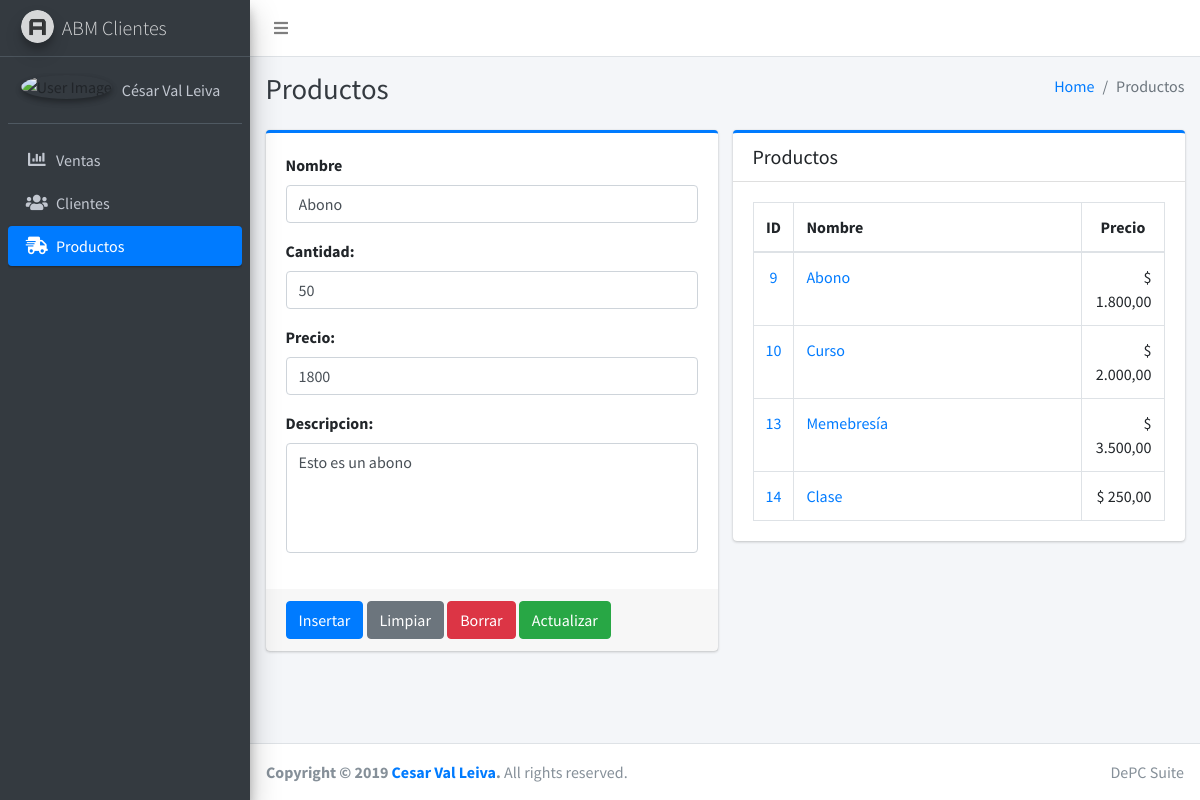
The page /productos.php?prod=9 on the database its author committed.
### tables this page shows
CREATE TABLE `productos` (
  `idproducto` int(11) NOT NULL,
  `nombre` varchar(50) NOT NULL,
  `precio` decimal(10,0) NOT NULL,
  `cantidad` int(10) NOT NULL,
  `descripcion` text NOT NULL
);

### entidades/producto.php (called while the page is built, shortened)
<?php
class Producto{
    public function __get($atributo) {
        return $this->$atributo;
    }
    public function obtenerTodos(){
        $aProducto = null;
        $mysqli = new mysqli(Constante::BBDD_HOST, Constante::BBDD_USUARIO, Constante::BBDD_CLAVE, Constante::BBDD_NOMBRE);
        $resultado = $mysqli->query("SELECT idproducto,
            nombre,
            cantidad,
            precio,
            descripcion
            FROM productos ORDER BY idproducto ASC");
        if($resultado){
            while ($fila = $resultado->fetch_assoc()) {
                $obj = new Producto();
                $obj->idProducto = $fila["idproducto"];
                $obj->nombre = $fila["nombre"];
                $obj->cantidad = $fila["cantidad"];
                $obj->precio = $fila["precio"];
                $obj->descripcion = $fila["descripcion"];
                $aProducto[] = $obj;
            }
            return $aProducto;
        }
    }
    public function obtenerPorId($idProducto){
        $mysqli = new mysqli(Constante::BBDD_HOST, Constante::BBDD_USUARIO, Constante::BBDD_CLAVE, Constante::BBDD_NOMBRE);
        $resultado = $mysqli->query("SELECT idproducto,
            nombre,
            cantidad,
            precio,
            descripcion
            FROM productos
            WHERE idproducto = $idProducto");
            if($resultado){
                $fila = $resultado->fetch_assoc();
                $this->nombre = $fila["nombre"];
                $this->cantidad = $fila["cantidad"];
                $this->precio = $fila["precio"];
                $this->descripcion = $fila["descripcion"];
                return true;
            }
    }
}
?>

### productos.php (the view, shortened to what this page needs)
<?php $page = "Productos";
include_once "entidades/producto.php";
$producto = new Producto();
$aProductos = $producto->obtenerTodos();
if (isset($_GET["prod"])) {
    $producto->obtenerPorId($_GET["prod"]);
}
?>
<!DOCTYPE html>
<html lang="en">
<head>
  <link rel="stylesheet" href="plugins/fontawesome-free/css/all.min.css">
  <link rel="stylesheet" href="dist/css/adminlte.min.css">
</head>
<body class="hold-transition sidebar-mini">
<div class="wrapper">
  <?php include_once "includes/menu.php"; ?>
  <div class="content-wrapper">
    <div class="content-header">
      <div class="container-fluid">
        <div class="row mb-2">
          <div class="col-sm-6">
            <h1 class="m-0 text-dark"><?php echo $page; ?></h1>
          </div>
          <div class="col-sm-6">
            <ol class="breadcrumb float-sm-right">
              <li class="breadcrumb-item"><a href="#">Home</a></li>
              <li class="breadcrumb-item active"><?php echo $page; ?></li>
            </ol>
          </div>
        </div>
      </div>
    </div>
    <div class="content">
      <div class="container-fluid">
        <div class="row">
          <div class="col-lg-6">
            <div class="card card-primary card-outline">
              <form role="form" action="" method="POST">
                <div class="card-body">
                  <div class="form-group">
                    <label for="txtNombre">Nombre</label>
                    <input type="text" required class="form-control" name="txtNombre" id="txtNombre" value="<?php echo $producto->nombre; ?>">
                  </div>
                  <div class="form-group">
                    <label for="txtCantidad">Cantidad:</label>
                    <input type="number" required class="form-control" name="txtCantidad" id="txtCantidad" value="<?php echo $producto->cantidad; ?>">
                  </div>
                  <div class="form-group">
                    <label for="txtPrecio">Precio:</label>
                    <input type="text" class="form-control" name="txtPrecio" id="txtPrecio" value="<?php echo $producto->precio; ?>">
                  </div>
                  <div class="form-group">
                    <label for="txtDescripcion">Descripcion:</label>
                    <textarea type="text" class="form-control" rows="4" style="resize: none;" name="txtDescripcion" id="txtDescripcion"><?php echo $producto->descripcion; ?></textarea>
                  </div>
                </div>
                <div class="card-footer">
                  <input type="submit" class="btn btn-primary" name="btnInsertar" id="btnInsertar" value="Insertar">
                  <a href="productos.php" class="btn btn-secondary">Limpiar</a>
                  <input type="submit" class="btn btn-danger" name="btnBorrar" id="btnBorrar" value="Borrar">
                  <input type="submit" class="btn btn-success" name="btnActualizar" id="btnActualizar" value="Actualizar">
                </div>
              </form>
            </div>
          </div>
          <div class="col-lg-6">
            <div class="card card-primary card-outline">
              <div class="card-header">
                <h5 class="m-0">Productos</h5>
              </div>
              <div class="card-body">
                <table class="table table-bordered table-hover">
                  <thead>
                    <tr>
                      <th style="width: 8%; text-align: center;">ID</th>
                      <th style="width: 72%">Nombre</th>
                      <th style="width: 20%; text-align: center;">Precio</th>
                    </tr>
                  </thead>
                  <tbody>
                    <?php if($aProductos != ""){ foreach ($aProductos as $producto) : ?>
                      <tr>
                        <td align="center"><a href="productos.php?prod=<?php echo $producto->idProducto; ?>"><?php echo $producto->idProducto; ?></a></td>
                        <td><a href="productos.php?prod=<?php echo $producto->idProducto; ?>"><?php echo $producto->nombre; ?></a></td>
                        <td align="right">$ <?php echo number_format($producto->precio, 2, ',', '.') ?></td>
                      </tr>
                    <?php endforeach; }?>
                  </tbody>
                </table>
              </div>
            </div>
          </div>
        </div>
      </div>
    </div>
  </div>
 <?php include_once "includes/footer.php"; ?>
</div>
</body>
</html>

### rows shown on the page
productos: txtNombre "Abono", txtCantidad "50", txtPrecio "1800", txtDescripcion "Esto es un abono", idproducto "9", nombre "Abono", precio "1.800,00"
productos: idproducto "10", nombre "Curso", precio "2.000,00"
productos: idproducto "13", nombre "Memebresía", precio "3.500,00"
productos: idproducto "14", nombre "Clase", precio "250,00"

### other values the page prints
$page "Productos"
